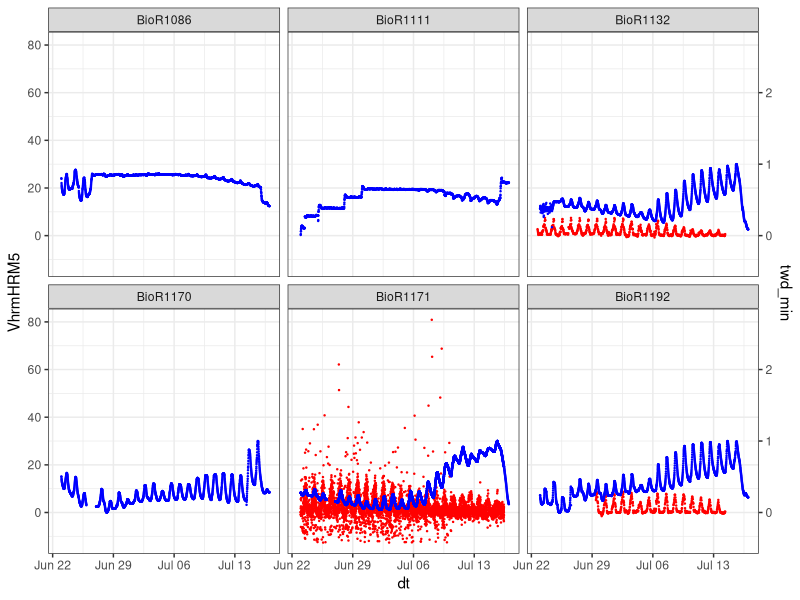
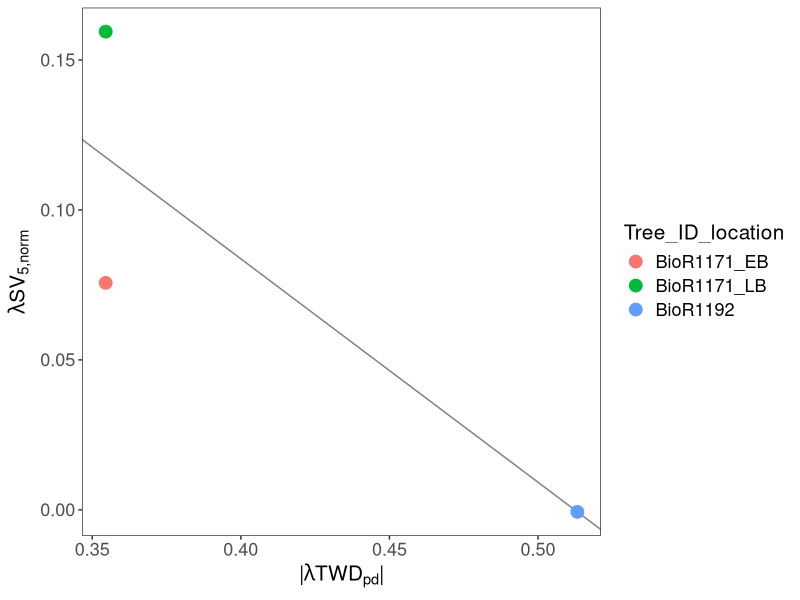

Recreate these plots in R, in order.
#### Looking at how WP is related to SV ####
library(tidyverse)
theme_set(theme_bw())

#### Reading ####
sv_all <- read_csv("data/sap_flow/sv_all.csv") |> 
  mutate(dt = as.POSIXct(dt, tz = "America/Phoenix")) |> 
  mutate(Tree_ID_location = Tree_ID) |> 
  mutate(Tree_ID = case_when(Tree_ID == "BioR1171_T" ~ "BioR1171",
                             Tree_ID == "BioR1171_NB" ~ "BioR1171",
                             Tree_ID == "BioR1171_MB" ~ "BioR1171",
                             Tree_ID == "BioR1171_M" ~ "BioR1171",
                             Tree_ID == "BioR1171_LB" ~ "BioR1171",
                             Tree_ID == "BioR1171_L" ~ "BioR1171",
                             Tree_ID == "BioR1171_EB" ~ "BioR1171",
                             TRUE ~ Tree_ID))
  
all_dendros <- read_csv("data/dendro_data/all_dendros.csv") |> 
  mutate(datetime = as.POSIXct(datetime, tz = "America/Phoenix")) |> 
  rename(dt = datetime)

lambda_sv_norm <- read_csv("data/sap_flow/lambda_sv_norm.csv") |> 
  rename(sv_intercept = intercept, sv_r2 = r2) |> 
  mutate(Tree_ID_location = Tree_ID,
         Tree_ID = case_when(Tree_ID == "BioR1171_LB" ~ "BioR1171",
                             Tree_ID == "BioR1171_EB" ~ "BioR1171",
                             TRUE ~ Tree_ID))

lambda_twd_min <- read_csv("data/dendro_data/lambda_twd_min.csv") |> 
  rename(twd_intercept = intercept, twd_r2 = r2)

#### Joining ####
sv_dendro <- full_join(sv_all, all_dendros, by = c("dt", "date", "Tree_ID")) |> 
  filter(date %in% unique(sv_all$date) & date %in% unique(all_dendros$date))

lambdas <- full_join(lambda_sv_norm, lambda_twd_min, by = "Tree_ID")

#### Visualizing ####
sv_dendro |> 
  ggplot(aes(x = dt)) +
  geom_point(aes(y = VhrmHRM5), color = "red", size = 0.2) +
  geom_point(aes(y = twd_norm * 30), color = "blue", size = 0.2) +
  scale_y_continuous(sec.axis = sec_axis(~ . / 30, "twd_min")) +
  facet_wrap(~ Tree_ID)

puny_lm <- lm(lambda_sv ~ lambda_twd, data = lambdas)
summary(puny_lm)

lambdas |> 
  filter(!is.na(Tree_ID_location)) |> 
  ggplot(aes(x = lambda_twd, y = lambda_sv)) +
  geom_abline(aes(slope = puny_lm$coefficients[2], intercept = puny_lm$coefficients[1]), color = "gray50") +
  geom_point(aes(color = Tree_ID_location), size = 4) +
  # scale_x_continuous(limits = c(0.415, 0.412)) +
  labs(x = expression(paste("|", lambda, TWD[pd], "|")), y = expression(paste(lambda, SV["5,norm"]))) +
  theme(panel.grid = element_blank(),
        axis.title = element_text(size = 15),
        axis.text = element_text(size = 13),
        legend.title = element_text(size = 15),
        legend.text = element_text(size = 13))
